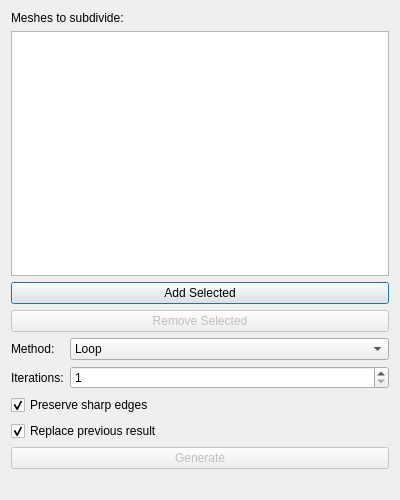
<?xml version="1.0" encoding="UTF-8"?>
<ui version="4.0">
 <class>SubdivisionDialog</class>
 <widget class="QDialog" name="SubdivisionDialog">
  <property name="geometry">
   <rect>
    <x>0</x>
    <y>0</y>
    <width>400</width>
    <height>500</height>
   </rect>
  </property>
  <property name="windowTitle">
   <string>Subdivide Surface</string>
  </property>
  <layout class="QVBoxLayout" name="verticalLayout">
   <item>
    <widget class="QLabel" name="meshListLabel">
     <property name="text">
      <string>Meshes to subdivide:</string>
     </property>
    </widget>
   </item>
   <item>
    <widget class="QListWidget" name="meshList">
     <property name="selectionMode">
      <enum>QAbstractItemView::SelectionMode::ExtendedSelection</enum>
     </property>
    </widget>
   </item>
   <item>
    <layout class="QVBoxLayout" name="listButtonColumn">
     <item>
      <widget class="QPushButton" name="addSelectedButton">
       <property name="text">
        <string>Add Selected</string>
       </property>
      </widget>
     </item>
     <item>
      <widget class="QPushButton" name="removeSelectedButton">
       <property name="enabled">
        <bool>false</bool>
       </property>
       <property name="text">
        <string>Remove Selected</string>
       </property>
      </widget>
     </item>
    </layout>
   </item>
   <item>
    <layout class="QFormLayout" name="paramsForm">
     <item row="0" column="0">
      <widget class="QLabel" name="methodLabel">
       <property name="text">
        <string>Method:</string>
       </property>
      </widget>
     </item>
     <item row="0" column="1">
      <widget class="QComboBox" name="methodCombo">
       <item>
        <property name="text">
         <string>Loop</string>
        </property>
       </item>
       <item>
        <property name="text">
         <string>Catmull-Clark</string>
        </property>
       </item>
      </widget>
     </item>
     <item row="1" column="0">
      <widget class="QLabel" name="iterationsLabel">
       <property name="text">
        <string>Iterations:</string>
       </property>
      </widget>
     </item>
    <item row="1" column="1">
     <widget class="QSpinBox" name="iterationsSpin">
       <property name="minimum">
        <number>1</number>
       </property>
       <property name="maximum">
        <number>5</number>
       </property>
       <property name="value">
        <number>1</number>
       </property>
     </widget>
    </item>
    <item row="2" column="0" colspan="2">
     <widget class="QCheckBox" name="preserveSharpFeaturesCheckBox">
      <property name="toolTip">
       <string>Keep edges with a 30 degree or greater bend sharp. Disable for a fully smooth subdivision surface.</string>
      </property>
      <property name="text">
       <string>Preserve sharp edges</string>
      </property>
      <property name="checked">
       <bool>true</bool>
      </property>
     </widget>
    </item>
   </layout>
   </item>
   <item>
    <widget class="QCheckBox" name="replacePreviousCheckBox">
     <property name="text">
      <string>Replace previous result</string>
     </property>
     <property name="checked">
      <bool>true</bool>
     </property>
    </widget>
   </item>
   <item>
    <widget class="QPushButton" name="generateButton">
     <property name="enabled">
      <bool>false</bool>
     </property>
     <property name="text">
      <string>Generate</string>
     </property>
    </widget>
   </item>
   <item>
    <widget class="QLabel" name="statusLabel">
     <property name="text">
      <string/>
     </property>
     <property name="wordWrap">
      <bool>true</bool>
     </property>
    </widget>
   </item>
  </layout>
 </widget>
 <resources/>
 <connections/>
</ui>
